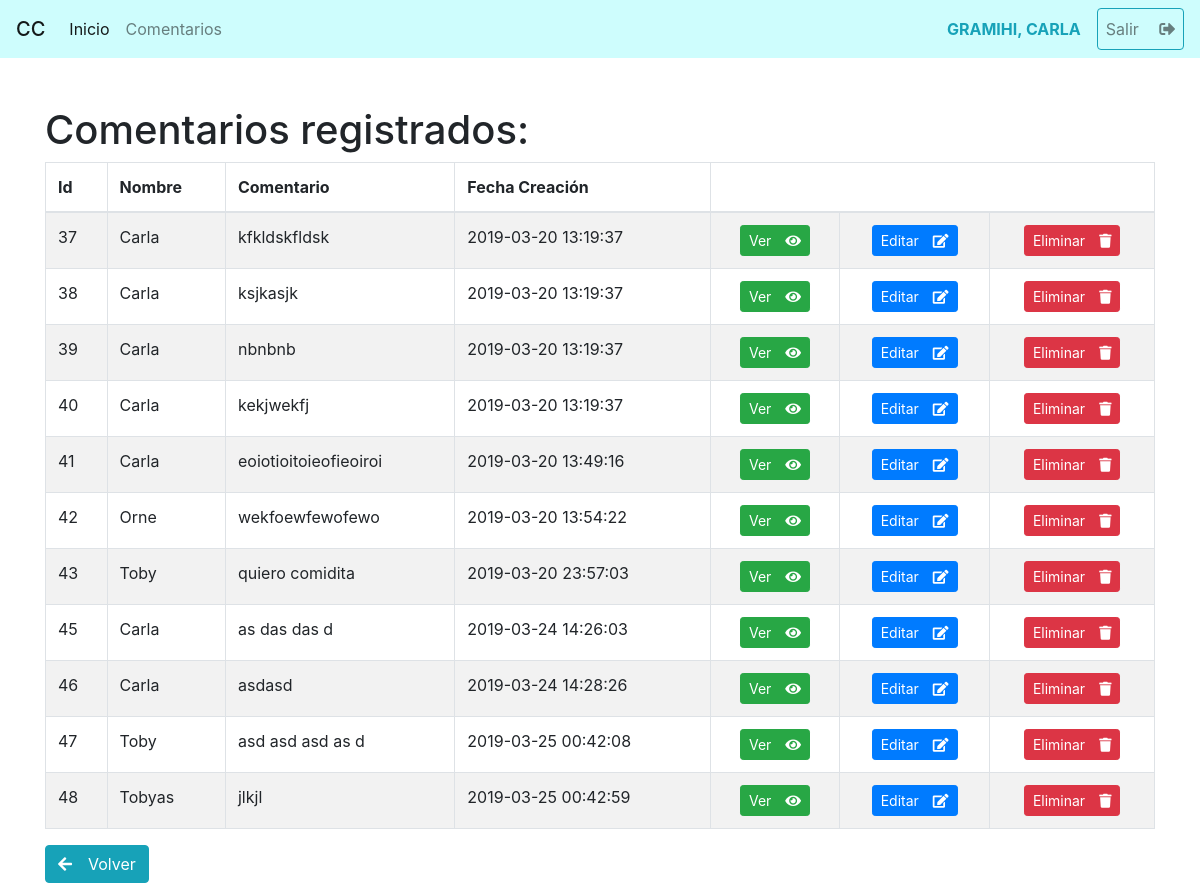
/listado_comentarios.php (signed in), run on the app's committed database.
### tables this page shows
CREATE TABLE `comentarios` (
  `id` int(11) NOT NULL,
  `nombre` varchar(255) NOT NULL,
  `apellido` varchar(255) NOT NULL,
  `email` varchar(255) NOT NULL,
  `comentario` text NOT NULL,
  `fecha_creacion` timestamp NOT NULL DEFAULT CURRENT_TIMESTAMP
);

### listado_comentarios.php (the view, shortened to what this page needs)
<?php
require 'plantillas/cabecera.php';
$con = conectar();
$consulta = $con->query("SELECT id,nombre,comentario,fecha_creacion FROM comentarios ");
$comentarios = $consulta->fetchAll(PDO::FETCH_ASSOC);
?>
    <h1 class="mt-5">Comentarios registrados:</h1>
<?php if ($_SESSION['usuario']): ?>
    <table class="table table-striped table-bordered " cellspacing="10">
        <thead>
        <tr>
            <th>Id</th>
            <th>Nombre</th>
            <th>Comentario</th>
            <th>Fecha Creación</th>
            <th colspan="3"></th>
        </tr>
        </thead>
        <tbody>
        <?php foreach ($comentarios as $comentario): ?>
            <tr>
                <td><?= $comentario['id'] ?></td>
                <td><?= $comentario['nombre'] ?></td>
                <td><?= $comentario['comentario'] ?></td>
                <td><?= $comentario['fecha_creacion'] ?></td>
                <td class="text-center">
                    <form action="<?= ROOT ?>/ver_comentario.php?id=<?= $comentario['id'] ?>" method="post">
                        <button type="submit" class="btn btn-success btn-sm">Ver&emsp;<span class="fa fa-eye"></span>
                        </button>
                    </form>
                </td>
                <td class="text-center">
                    <form action="<?= ROOT ?>/editar_comentario.php?id=<?= $comentario['id'] ?>" method="post">
                        <button type="submit" class="btn btn-primary btn-sm">Editar&emsp;<span
                                    class="fa fa-edit"></span></button>
                    </form>
                </td>
                <td class="text-center">
                    <form action="<?= ROOT ?>/eliminar_comentario.php?id=<?= $comentario['id'] ?>" method="post">
                        <button type="submit" class="btn btn-danger btn-sm">Eliminar&emsp;<span
                                    class="fa fa-trash"></span></button>
                    </form>
                </td>
            </tr>
        <?php endforeach ?>
        </tbody>
    </table>
<?php endif ?>
    <a href="<?= ROOT ?>" class="btn btn-info"><span class="fa fa-arrow-left"></span>&emsp;Volver</a>
<?php require 'plantillas/footer.php'; ?>

### data on the page
comentarios: id "37", nombre "Carla", comentario "kfkldskfldsk", fecha_creacion "2019-03-20 13:19:37"
comentarios: id "38", nombre "Carla", comentario "ksjkasjk", fecha_creacion "2019-03-20 13:19:37"
comentarios: id "39", nombre "Carla", comentario "nbnbnb", fecha_creacion "2019-03-20 13:19:37"
comentarios: id "40", nombre "Carla", comentario "kekjwekfj", fecha_creacion "2019-03-20 13:19:37"
comentarios: id "41", nombre "Carla", comentario "eoiotioitoieofieoiroi", fecha_creacion "2019-03-20 13:49:16"
comentarios: id "42", nombre "Orne", comentario "wekfoewfewofewo", fecha_creacion "2019-03-20 13:54:22"
comentarios: id "43", nombre "Toby", comentario "quiero comidita", fecha_creacion "2019-03-20 23:57:03"
comentarios: id "45", nombre "Carla", comentario "as das das d", fecha_creacion "2019-03-24 14:26:03"
comentarios: id "46", nombre "Carla", comentario "asdasd", fecha_creacion "2019-03-24 14:28:26"
comentarios: id "47", nombre "Toby", comentario "asd asd asd as d", fecha_creacion "2019-03-25 00:42:08"
comentarios: id "48", nombre "Tobyas", comentario "jlkjl", fecha_creacion "2019-03-25 00:42:59"

### other printed values
$_SESSION['usuario']['apellido'] "GRAMIHI"
$_SESSION['usuario']['nombre'] "CARLA"
